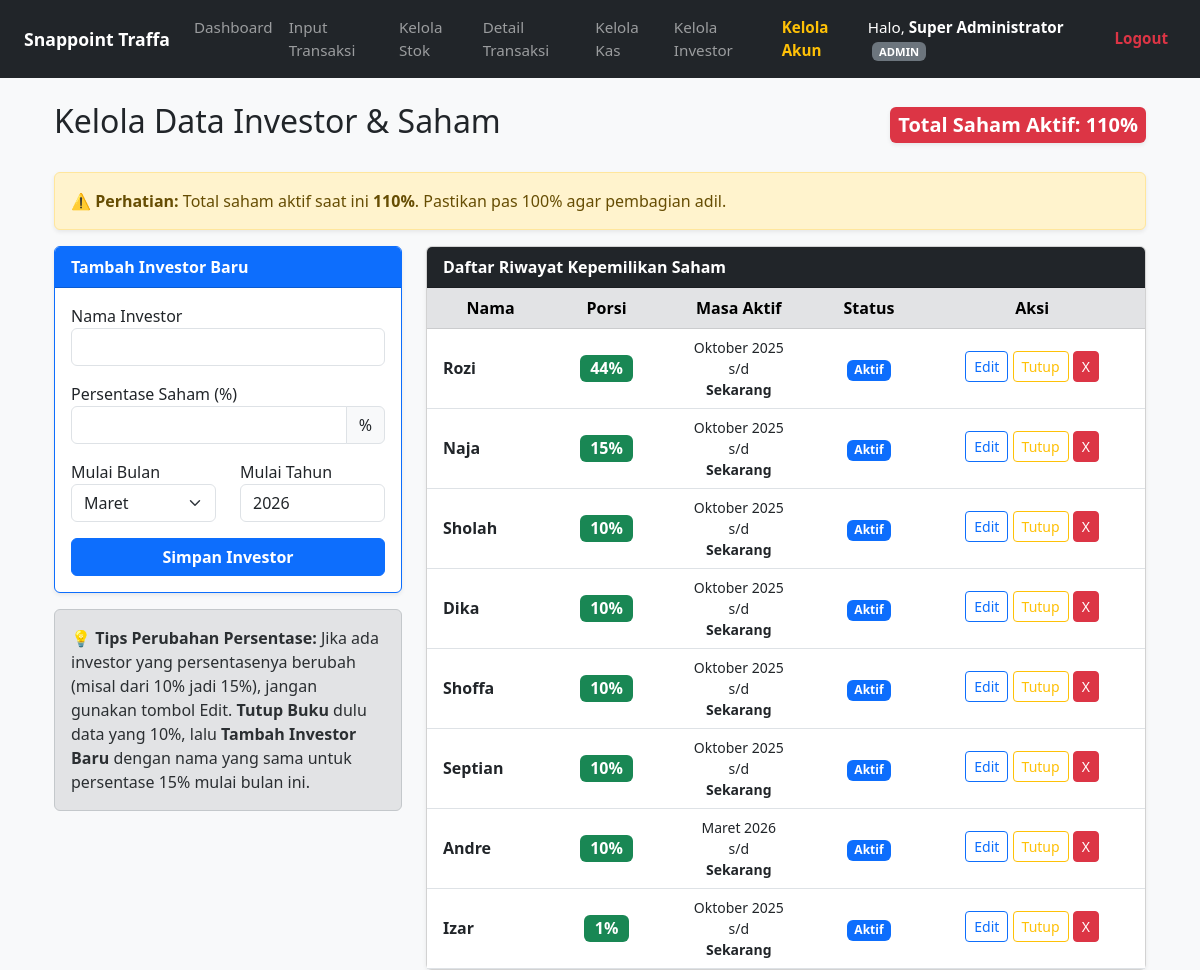
/kelola_investor.php (signed in), run on the app's committed database.
### tables this page shows
CREATE TABLE `pemegang_saham` (
  `id_saham` int(11) NOT NULL,
  `nama_investor` varchar(50) NOT NULL,
  `persentase` decimal(5,2) NOT NULL,
  `mulai_tahun` int(11) NOT NULL DEFAULT 2025,
  `mulai_bulan` int(11) NOT NULL DEFAULT 10,
  `akhir_tahun` int(11) DEFAULT NULL,
  `akhir_bulan` int(11) DEFAULT NULL
);

### kelola_investor.php (the view, shortened to what this page needs)
<?php
require_once 'config.php';
$current_year = (int)date('Y');
$current_month = (int)date('n');
$stmtSaham = $pdo->query("SELECT * FROM pemegang_saham ORDER BY akhir_tahun IS NOT NULL, persentase DESC");
$investors = $stmtSaham->fetchAll(PDO::FETCH_ASSOC);
$total_persentase_aktif = 0;
foreach ($investors as $inv) {
    if ($inv['akhir_tahun'] == null) {
        $total_persentase_aktif += $inv['persentase'];
    }
}
$badge_color = 'bg-success';
if ($total_persentase_aktif > 100) $badge_color = 'bg-danger';
$nama_bulan = ['', 'Januari', 'Februari', 'Maret', 'April', 'Mei', 'Juni', 'Juli', 'Agustus', 'September', 'Oktober', 'November', 'Desember'];
?>
<!DOCTYPE html>
<html lang="id">
<head>
    <link href="https://cdn.jsdelivr.net/npm/bootstrap@5.3.0/dist/css/bootstrap.min.css" rel="stylesheet">
</head>
<body class="bg-light">
<?php include 'navbar.php'; ?>
<div class="container px-4">
    <div class="d-flex justify-content-between align-items-center mb-4">
        <h2>Kelola Data Investor & Saham</h2>
        <span class="badge <?= $badge_color ?> fs-5 p-2 shadow-sm">
            Total Saham Aktif: <?= floatval($total_persentase_aktif) ?>%
        </span>
    </div>
    <?php
    if($total_persentase_aktif != 100): ?>
        <div class="alert alert-warning shadow-sm">⚠️ <strong>Perhatian:</strong> Total saham aktif saat ini <strong><?= floatval($total_persentase_aktif) ?>%</strong>. Pastikan pas 100% agar pembagian adil.</div>
    <?php endif; ?>
    <div class="row">
        <div class="col-md-4 mb-4">
            <div class="card shadow-sm border-primary mb-3">
                <div class="card-header bg-primary text-white fw-bold">Tambah Investor Baru</div>
                <div class="card-body">
                    <form method="POST">
                        <div class="mb-3"><label>Nama Investor</label><input type="text" name="nama_investor" class="form-control" required></div>
                        <div class="mb-3">
                            <label>Persentase Saham (%)</label>
                            <div class="input-group">
                                <input type="number" step="0.01" name="persentase" class="form-control" required>
                                <span class="input-group-text">%</span>
                            </div>
                        </div>
                        <div class="row mb-3">
                            <div class="col-6">
                                <label>Mulai Bulan</label>
                                <select name="mulai_bulan" class="form-select" required>
                                    <?php for($i=1; $i<=12; $i++) echo "<option value='$i'".($i==$current_month?' selected':'').">{$nama_bulan[$i]}</option>"; ?>
                                </select>
                            </div>
                            <div class="col-6">
                                <label>Mulai Tahun</label>
                                <input type="number" name="mulai_tahun" class="form-control" value="<?= $current_year ?>" required>
                            </div>
                        </div>
                        <button type="submit" class="btn btn-primary w-100 fw-bold">Simpan Investor</button>
                    </form>
                </div>
            </div>
            <div class="alert alert-secondary">💡 <strong>Tips Perubahan Persentase:</strong> Jika ada investor yang persentasenya berubah (misal dari 10% jadi 15%), jangan gunakan tombol Edit. <strong>Tutup Buku</strong> dulu data yang 10%, lalu <strong>Tambah Investor Baru</strong> dengan nama yang sama untuk persentase 15% mulai bulan ini.</div>
        </div>
        <div class="col-md-8">
            <div class="card shadow-sm">
                <div class="card-header bg-dark text-white fw-bold">Daftar Riwayat Kepemilikan Saham</div>
                <div class="card-body p-0">
                    <div class="table-responsive">
                        <table class="table table-hover align-middle mb-0">
                            <thead class="text-center table-secondary">
                                <tr>
                                    <th>Nama</th>
                                    <th>Porsi</th>
                                    <th>Masa Aktif</th>
                                    <th>Status</th>
                                    <th>Aksi</th>
                                </tr>
                            </thead>
                            <tbody>
                                <?php foreach($investors as $inv):
                                    $is_active = ($inv['akhir_tahun'] == null);
                                ?>
                                <tr>
                                    <td class="fw-bold ps-3 <?= !$is_active ? 'text-muted text-decoration-line-through' : '' ?>"><?= htmlspecialchars($inv['nama_investor']) ?></td>
                                    <td class="text-center"><span class="badge bg-<?= $is_active ? 'success' : 'secondary' ?> fs-6"><?= floatval($inv['persentase']) ?>%</span></td>
                                    <td class="text-center small">
                                        <?= $nama_bulan[$inv['mulai_bulan']].' '.$inv['mulai_tahun'] ?> <br> s/d <br>
                                        <?= $is_active ? '<strong>Sekarang</strong>' : $nama_bulan[$inv['akhir_bulan']].' '.$inv['akhir_tahun'] ?>
                                    </td>
                                    <td class="text-center">
                                        <?php if($is_active): ?> <span class="badge bg-primary">Aktif</span>
                                        <?php else: ?> <span class="badge bg-danger">Nonaktif</span> <?php endif; ?>
                                    </td>
                                    <td class="text-center">
                                        <button class="btn btn-sm btn-outline-primary mb-1" data-bs-toggle="modal" data-bs-target="#editModal<?= $inv['id_saham'] ?>">Edit</button>
                                        <?php if($is_active): ?>
                                            <button class="btn btn-sm btn-outline-warning mb-1" data-bs-toggle="modal" data-bs-target="#tutupModal<?= $inv['id_saham'] ?>">Tutup</button>
                                        <?php endif; ?>
                                        <button class="btn btn-sm btn-danger mb-1" data-bs-toggle="modal" data-bs-target="#hapusModal<?= $inv['id_saham'] ?>">X</button>
                                    </td>
                                </tr>
                                <?php endforeach; ?>
                            </tbody>
                        </table>
                    </div>
                </div>
            </div>
        </div>
    </div>
</div>
</body>
</html>

### navbar.php (shortened to what this page needs)
<?php
$role = $_SESSION['role'];
?>
<nav class="navbar navbar-expand-lg navbar-dark bg-dark mb-4 py-2"> <div class="container-fluid px-4">
    <a class="navbar-brand fw-bold" href="#">Snappoint Traffa</a>
    <div class="collapse navbar-collapse" id="navbarNav">
        <div class="navbar-nav me-auto">
          <?php if($role != 'kasir'): ?>
            <a class="nav-link" href="index.php">Dashboard</a>
          <?php endif; ?>
          <?php if($role == 'kasir' || $role == 'owner' || $role == 'admin'): ?>
            <a class="nav-link" href="input_transaksi.php">Input Transaksi</a>
          <?php endif; ?>
          <a class="nav-link" href="kelola_stok.php">Kelola Stok</a>
          <?php if($role != 'investor'): ?>
            <a class="nav-link" href="laporan_harian.php">Detail Transaksi</a>
          <?php endif; ?>
          <?php if($role == 'owner' || $role == 'admin'): ?>
            <a class="nav-link" href="kelola_kas.php">Kelola Kas</a>
            <a class="nav-link" href="kelola_investor.php">Kelola Investor</a>
          <?php endif; ?>
          <?php if($role == 'admin'): ?>
            <a class="nav-link text-warning fw-bold" href="kelola_akun.php">Kelola Akun</a>
          <?php endif; ?>
        </div>
        <div class="navbar-nav align-items-center">
            <span class="navbar-text me-3 text-white">
                Halo, <strong><?= htmlspecialchars($_SESSION['nama_lengkap']) ?></strong>
                <span class="badge bg-secondary ms-1 text-uppercase" style="font-size: 0.7rem;"><?= $role ?></span>
            </span>
            <a class="nav-link text-danger fw-bold" href="logout.php">Logout</a>
        </div>
    </div>
  </div>
</nav>

### navbar.php (style rules this page uses)
.navbar .nav-link, .navbar .navbar-text, .navbar .btn { font-size: 0.95rem; }
.navbar-brand { font-size: 1.1rem; }

### data on the page
pemegang_saham: nama_investor "Rozi", persentase "44", mulai_bulan "Oktober", mulai_tahun "2025", shows "Sekarang", shows "Aktif"
pemegang_saham: nama_investor "Naja", persentase "15", mulai_bulan "Oktober", mulai_tahun "2025", shows "Sekarang", shows "Aktif"
pemegang_saham: nama_investor "Sholah", persentase "10", mulai_bulan "Oktober", mulai_tahun "2025", shows "Sekarang", shows "Aktif"
pemegang_saham: nama_investor "Dika", persentase "10", mulai_bulan "Oktober", mulai_tahun "2025", shows "Sekarang", shows "Aktif"
pemegang_saham: nama_investor "Shoffa", persentase "10", mulai_bulan "Oktober", mulai_tahun "2025", shows "Sekarang", shows "Aktif"
pemegang_saham: nama_investor "Septian", persentase "10", mulai_bulan "Oktober", mulai_tahun "2025", shows "Sekarang", shows "Aktif"
pemegang_saham: nama_investor "Andre", persentase "10", mulai_bulan "Maret", mulai_tahun "2026", shows "Sekarang", shows "Aktif"
pemegang_saham: nama_investor "Izar", persentase "1", mulai_bulan "Oktober", mulai_tahun "2025", shows "Sekarang", shows "Aktif"

### other printed values
$_SESSION['nama_lengkap'] "Super Administrator"
$role "ADMIN"
$total_persentase_aktif "110"
form field mulai_bulan "Maret"
